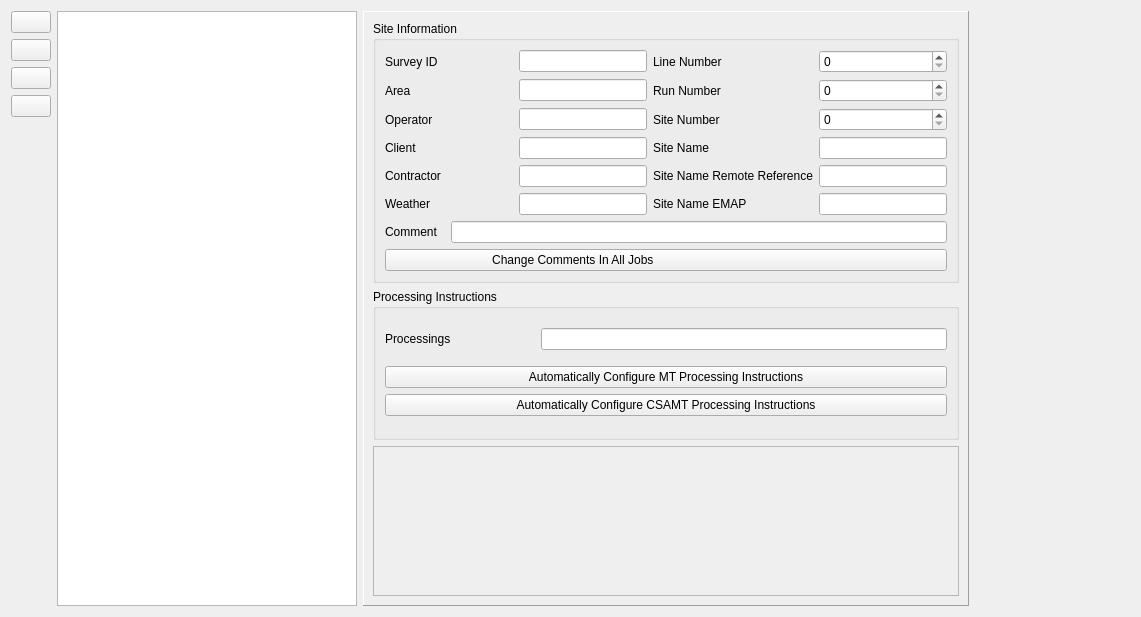
<?xml version="1.0" encoding="UTF-8"?>
<ui version="4.0">
 <class>CommentsWidget</class>
 <widget class="QWidget" name="CommentsWidget">
  <property name="geometry">
   <rect>
    <x>0</x>
    <y>0</y>
    <width>1141</width>
    <height>617</height>
   </rect>
  </property>
  <property name="windowTitle">
   <string>Form</string>
  </property>
  <layout class="QVBoxLayout" name="verticalLayout_2">
   <item>
    <layout class="QHBoxLayout" name="horizontalLayout_3">
     <item>
      <layout class="QVBoxLayout" name="verticalLayout_4">
       <item>
        <widget class="QPushButton" name="atBeginButton">
         <property name="enabled">
          <bool>true</bool>
         </property>
         <property name="text">
          <string/>
         </property>
         <property name="icon">
          <iconset resource="jle_resources.qrc">
           <normaloff>:/icons/Resources/pic/Button_ShiftUpUp.png</normaloff>:/icons/Resources/pic/Button_ShiftUpUp.png</iconset>
         </property>
         <property name="iconSize">
          <size>
           <width>64</width>
           <height>64</height>
          </size>
         </property>
        </widget>
       </item>
       <item>
        <widget class="QPushButton" name="oneBackButton">
         <property name="text">
          <string/>
         </property>
         <property name="icon">
          <iconset resource="jle_resources.qrc">
           <normaloff>:/icons/Resources/pic/Button_ShiftUp.png</normaloff>:/icons/Resources/pic/Button_ShiftUp.png</iconset>
         </property>
         <property name="iconSize">
          <size>
           <width>64</width>
           <height>64</height>
          </size>
         </property>
        </widget>
       </item>
       <item>
        <widget class="QPushButton" name="oneForewardButton">
         <property name="layoutDirection">
          <enum>Qt::LeftToRight</enum>
         </property>
         <property name="autoFillBackground">
          <bool>false</bool>
         </property>
         <property name="text">
          <string/>
         </property>
         <property name="icon">
          <iconset resource="jle_resources.qrc">
           <normaloff>:/icons/Resources/pic/Button_ShiftDown.png</normaloff>:/icons/Resources/pic/Button_ShiftDown.png</iconset>
         </property>
         <property name="iconSize">
          <size>
           <width>64</width>
           <height>64</height>
          </size>
         </property>
        </widget>
       </item>
       <item>
        <widget class="QPushButton" name="atEndButton">
         <property name="text">
          <string/>
         </property>
         <property name="icon">
          <iconset resource="jle_resources.qrc">
           <normaloff>:/icons/Resources/pic/Button_ShiftDownDown.png</normaloff>:/icons/Resources/pic/Button_ShiftDownDown.png</iconset>
         </property>
         <property name="iconSize">
          <size>
           <width>64</width>
           <height>64</height>
          </size>
         </property>
        </widget>
       </item>
       <item>
        <spacer name="verticalSpacer">
         <property name="orientation">
          <enum>Qt::Vertical</enum>
         </property>
         <property name="sizeHint" stdset="0">
          <size>
           <width>20</width>
           <height>40</height>
          </size>
         </property>
        </spacer>
       </item>
      </layout>
     </item>
     <item>
      <widget class="QTableView" name="jobListTableView">
       <property name="minimumSize">
        <size>
         <width>300</width>
         <height>0</height>
        </size>
       </property>
       <property name="maximumSize">
        <size>
         <width>300</width>
         <height>16777215</height>
        </size>
       </property>
      </widget>
     </item>
     <item>
      <layout class="QVBoxLayout" name="verticalLayout_3"/>
     </item>
     <item>
      <widget class="QFrame" name="frInputElements">
       <property name="minimumSize">
        <size>
         <width>450</width>
         <height>200</height>
        </size>
       </property>
       <property name="frameShape">
        <enum>QFrame::Panel</enum>
       </property>
       <property name="frameShadow">
        <enum>QFrame::Raised</enum>
       </property>
       <layout class="QVBoxLayout" name="verticalLayout">
        <item>
         <widget class="QGroupBox" name="gbSiteConfig">
          <property name="title">
           <string>Site Information</string>
          </property>
          <layout class="QVBoxLayout" name="verticalLayout_5">
           <item>
            <layout class="QGridLayout" name="gridLayout_2">
             <item row="3" column="0">
              <widget class="QLabel" name="lbOperator">
               <property name="text">
                <string>Operator</string>
               </property>
              </widget>
             </item>
             <item row="2" column="1">
              <widget class="QLineEdit" name="leArea"/>
             </item>
             <item row="3" column="2">
              <widget class="QLabel" name="lbSiteId">
               <property name="text">
                <string>Site Number</string>
               </property>
              </widget>
             </item>
             <item row="3" column="3">
              <widget class="QSpinBox" name="sspinSiteNum"/>
             </item>
             <item row="2" column="2">
              <widget class="QLabel" name="lbRunNumber">
               <property name="text">
                <string>Run Number</string>
               </property>
              </widget>
             </item>
             <item row="5" column="0">
              <widget class="QLabel" name="lbContractor">
               <property name="text">
                <string>Contractor</string>
               </property>
              </widget>
             </item>
             <item row="4" column="0">
              <widget class="QLabel" name="lbClient">
               <property name="text">
                <string>Client</string>
               </property>
              </widget>
             </item>
             <item row="4" column="1">
              <widget class="QLineEdit" name="leClient"/>
             </item>
             <item row="5" column="1">
              <widget class="QLineEdit" name="leContractor"/>
             </item>
             <item row="3" column="1">
              <widget class="QLineEdit" name="leOperator"/>
             </item>
             <item row="2" column="0">
              <widget class="QLabel" name="lbArea">
               <property name="text">
                <string>Area</string>
               </property>
              </widget>
             </item>
             <item row="1" column="0">
              <widget class="QLabel" name="lbSurveyId">
               <property name="text">
                <string>Survey ID</string>
               </property>
              </widget>
             </item>
             <item row="1" column="1">
              <widget class="QLineEdit" name="leSurveyId"/>
             </item>
             <item row="4" column="3">
              <widget class="QLineEdit" name="leSiteName">
               <property name="minimumSize">
                <size>
                 <width>128</width>
                 <height>0</height>
                </size>
               </property>
              </widget>
             </item>
             <item row="1" column="3">
              <widget class="QSpinBox" name="sspinLineNum"/>
             </item>
             <item row="4" column="2">
              <widget class="QLabel" name="lbSiteName">
               <property name="minimumSize">
                <size>
                 <width>128</width>
                 <height>0</height>
                </size>
               </property>
               <property name="text">
                <string>Site Name</string>
               </property>
              </widget>
             </item>
             <item row="2" column="3">
              <widget class="QSpinBox" name="sspinRunNum"/>
             </item>
             <item row="1" column="2">
              <widget class="QLabel" name="lbLineNumber">
               <property name="minimumSize">
                <size>
                 <width>128</width>
                 <height>0</height>
                </size>
               </property>
               <property name="text">
                <string>Line Number</string>
               </property>
              </widget>
             </item>
             <item row="6" column="0">
              <widget class="QLabel" name="lbWeather">
               <property name="minimumSize">
                <size>
                 <width>128</width>
                 <height>0</height>
                </size>
               </property>
               <property name="text">
                <string>Weather</string>
               </property>
              </widget>
             </item>
             <item row="6" column="1">
              <widget class="QLineEdit" name="leWeather">
               <property name="minimumSize">
                <size>
                 <width>128</width>
                 <height>0</height>
                </size>
               </property>
              </widget>
             </item>
             <item row="5" column="2">
              <widget class="QLabel" name="lbSiteNameRR">
               <property name="minimumSize">
                <size>
                 <width>128</width>
                 <height>0</height>
                </size>
               </property>
               <property name="text">
                <string>Site Name Remote Reference</string>
               </property>
              </widget>
             </item>
             <item row="5" column="3">
              <widget class="QLineEdit" name="leSiteNameRR">
               <property name="minimumSize">
                <size>
                 <width>128</width>
                 <height>0</height>
                </size>
               </property>
              </widget>
             </item>
             <item row="6" column="2">
              <widget class="QLabel" name="lbSiteNameRR_2">
               <property name="minimumSize">
                <size>
                 <width>128</width>
                 <height>0</height>
                </size>
               </property>
               <property name="text">
                <string>Site Name EMAP</string>
               </property>
              </widget>
             </item>
             <item row="6" column="3">
              <widget class="QLineEdit" name="leSiteNameEMAP">
               <property name="minimumSize">
                <size>
                 <width>128</width>
                 <height>0</height>
                </size>
               </property>
              </widget>
             </item>
            </layout>
           </item>
           <item>
            <layout class="QHBoxLayout" name="horizontalLayout_5">
             <item>
              <widget class="QLabel" name="lbComment">
               <property name="minimumSize">
                <size>
                 <width>60</width>
                 <height>0</height>
                </size>
               </property>
               <property name="text">
                <string>Comment</string>
               </property>
              </widget>
             </item>
             <item>
              <widget class="QLineEdit" name="leComment">
               <property name="minimumSize">
                <size>
                 <width>350</width>
                 <height>0</height>
                </size>
               </property>
              </widget>
             </item>
            </layout>
           </item>
           <item>
            <widget class="QPushButton" name="pbCommentChangeAll">
             <property name="text">
              <string>  Change Comments In All Jobs                                                          </string>
             </property>
             <property name="icon">
              <iconset resource="jle_resources.qrc">
               <normaloff>:/icons/Resources/pic/Button_OK.png</normaloff>:/icons/Resources/pic/Button_OK.png</iconset>
             </property>
             <property name="iconSize">
              <size>
               <width>45</width>
               <height>45</height>
              </size>
             </property>
            </widget>
           </item>
          </layout>
         </widget>
        </item>
        <item>
         <widget class="QGroupBox" name="gbProcMT">
          <property name="title">
           <string>Processing Instructions</string>
          </property>
          <layout class="QVBoxLayout" name="verticalLayout_6">
           <item>
            <layout class="QHBoxLayout" name="horizontalLayout_2">
             <item>
              <widget class="QLabel" name="lbProcessings">
               <property name="minimumSize">
                <size>
                 <width>150</width>
                 <height>0</height>
                </size>
               </property>
               <property name="text">
                <string>Processings</string>
               </property>
              </widget>
             </item>
             <item>
              <widget class="QLineEdit" name="leProcessings">
               <property name="minimumSize">
                <size>
                 <width>350</width>
                 <height>0</height>
                </size>
               </property>
               <property name="text">
                <string/>
               </property>
              </widget>
             </item>
            </layout>
           </item>
           <item>
            <layout class="QVBoxLayout" name="verticalLayout_7">
             <item>
              <widget class="QPushButton" name="pbConfigProcMT">
               <property name="text">
                <string>Automatically Configure MT Processing Instructions</string>
               </property>
              </widget>
             </item>
             <item>
              <widget class="QPushButton" name="pbConfigProcCSAMT">
               <property name="text">
                <string>Automatically Configure CSAMT Processing Instructions</string>
               </property>
              </widget>
             </item>
            </layout>
           </item>
          </layout>
         </widget>
        </item>
        <item>
         <widget class="QFrame" name="frame">
          <property name="frameShape">
           <enum>QFrame::StyledPanel</enum>
          </property>
          <property name="frameShadow">
           <enum>QFrame::Raised</enum>
          </property>
         </widget>
        </item>
       </layout>
      </widget>
     </item>
     <item>
      <spacer name="horizontalSpacer_3">
       <property name="orientation">
        <enum>Qt::Horizontal</enum>
       </property>
       <property name="sizeHint" stdset="0">
        <size>
         <width>40</width>
         <height>20</height>
        </size>
       </property>
      </spacer>
     </item>
    </layout>
   </item>
  </layout>
 </widget>
 <resources>
  <include location="jle_resources.qrc"/>
 </resources>
 <connections/>
</ui>
